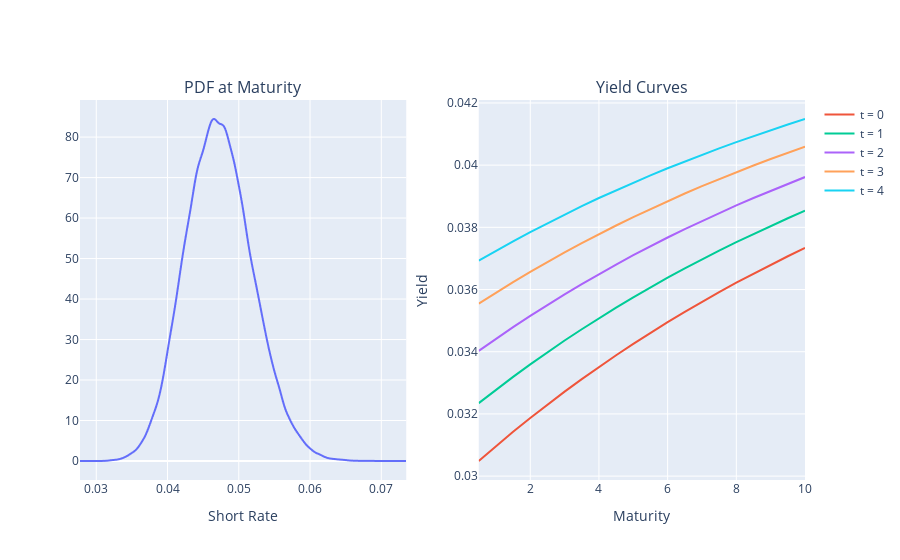

This figure's notebook cell:
### Code cell
# Model parameters
params = {'kappa': 0.1, 'theta': 0.05, 'sigma':0.01, 'r0': 0.03}
dt = 1 / 252; T = 20; n_paths = 10**(5); maturities = np.linspace(0.5, 10, 20) 

# Simulation of the CIR model
short_rate = CIR(params, T, dt, n_paths)

# Empirical PDF of the CIR model
x_vals = np.linspace(np.min(short_rate[-1,:]), np.max(short_rate[-1,:]), 5000)
pdf_CIR = modelPDF(x_vals, short_rate[-1,:])

# Plots 
fig1 = px.line(x = x_vals, y = pdf_CIR)

fig2 = go.Figure()
for t in range(0, 5):
    yields = yield_curve(t, maturities, short_rate, dt)
    fig2.add_trace(go.Scatter(x = maturities, y = yields, mode = 'lines', name = f"t = {t}"))

fig = make_subplots(rows=1, cols=2, subplot_titles=("PDF at Maturity", "Yield Curves"))
fig.add_traces(fig1.data, rows=1, cols=1); fig.update_xaxes(title_text="Short Rate", row=1, col=1)
fig.add_traces(fig2.data, rows=1, cols=2); fig.update_xaxes(title_text="Maturity", row=1, col=2)
fig.update_yaxes(title_text="Yield", row=1, col=2)

### Figure 1 — Plotly figure (JSON) as saved in the notebook; plotly's stock layout.template omitted (floating-point values rounded to 4 significant figures; data arrays with more than 128 entries replaced by an {"elided": "..."} marker saying what was removed)
{"data": [{"hovertemplate": "x=%{x}<br>y=%{y}<extra></extra>", "legendgroup": "", "line": {"color": "#636efa", "dash": "solid"}, "marker": {"symbol": "circle"}, "mode": "lines", "name": "", "showlegend": false, "type": "scattergl", "x": {"elided": "5000 float values"}, "xaxis": "x", "y": {"elided": "5000 float values"}, "yaxis": "y"}, {"mode": "lines", "name": "t = 0", "type": "scatter", "x": [0.5, 1, 1.5, 2, 2.5, 3, 3.5, 4, 4.5, 5, 5.5, 6, 6.5, 7, 7.5, 8, 8.5, 9, 9.5, 10], "xaxis": "x2", "y": [0.03049, 0.03096, 0.03142, 0.03187, 0.0323, 0.03272, 0.03312, 0.03351, 0.03389, 0.03425, 0.03461, 0.03495, 0.03528, 0.03561, 0.03592, 0.03622, 0.03651, 0.0368, 0.03707, 0.03734], "yaxis": "y2"}, {"mode": "lines", "name": "t = 1", "type": "scatter", "x": [0.5, 1, 1.5, 2, 2.5, 3, 3.5, 4, 4.5, 5, 5.5, 6, 6.5, 7, 7.5, 8, 8.5, 9, 9.5, 10], "xaxis": "x2", "y": [0.03235, 0.03278, 0.03319, 0.0336, 0.03398, 0.03436, 0.03472, 0.03508, 0.03542, 0.03575, 0.03607, 0.03638, 0.03668, 0.03697, 0.03725, 0.03753, 0.03779, 0.03805, 0.03829, 0.03853], "yaxis": "y2"}, {"mode": "lines", "name": "t = 2", "type": "scatter", "x": [0.5, 1, 1.5, 2, 2.5, 3, 3.5, 4, 4.5, 5, 5.5, 6, 6.5, 7, 7.5, 8, 8.5, 9, 9.5, 10], "xaxis": "x2", "y": [0.03403, 0.03442, 0.03479, 0.03516, 0.03551, 0.03585, 0.03618, 0.0365, 0.0368, 0.0371, 0.03739, 0.03767, 0.03794, 0.03821, 0.03846, 0.03871, 0.03894, 0.03918, 0.0394, 0.03962], "yaxis": "y2"}, {"mode": "lines", "name": "t = 3", "type": "scatter", "x": [0.5, 1, 1.5, 2, 2.5, 3, 3.5, 4, 4.5, 5, 5.5, 6, 6.5, 7, 7.5, 8, 8.5, 9, 9.5, 10], "xaxis": "x2", "y": [0.03555, 0.0359, 0.03624, 0.03657, 0.03689, 0.03719, 0.03749, 0.03778, 0.03806, 0.03833, 0.03859, 0.03884, 0.03909, 0.03932, 0.03955, 0.03977, 0.03999, 0.0402, 0.0404, 0.0406], "yaxis": "y2"}, {"mode": "lines", "name": "t = 4", "type": "scatter", "x": [0.5, 1, 1.5, 2, 2.5, 3, 3.5, 4, 4.5, 5, 5.5, 6, 6.5, 7, 7.5, 8, 8.5, 9, 9.5, 10], "xaxis": "x2", "y": [0.03693, 0.03724, 0.03755, 0.03785, 0.03814, 0.03841, 0.03868, 0.03894, 0.0392, 0.03944, 0.03967, 0.0399, 0.04012, 0.04033, 0.04054, 0.04074, 0.04094, 0.04112, 0.04131, 0.04148], "yaxis": "y2"}], "layout": {"annotations": [{"font": {"size": 16}, "showarrow": false, "text": "PDF at Maturity", "x": 0.225, "xanchor": "center", "xref": "paper", "y": 1, "yanchor": "bottom", "yref": "paper"}, {"font": {"size": 16}, "showarrow": false, "text": "Yield Curves", "x": 0.775, "xanchor": "center", "xref": "paper", "y": 1, "yanchor": "bottom", "yref": "paper"}], "xaxis": {"anchor": "y", "domain": [0, 0.45], "title": {"text": "Short Rate"}}, "xaxis2": {"anchor": "y2", "domain": [0.55, 1], "title": {"text": "Maturity"}}, "yaxis": {"anchor": "x", "domain": [0, 1]}, "yaxis2": {"anchor": "x2", "domain": [0, 1], "title": {"text": "Yield"}}}}
